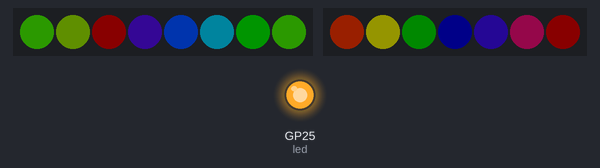
This program was run on a simulated Raspberry Pi Pico running MicroPython. On the bench: 8 RGB LEDs in strip order, left to right, 7 RGB LEDs in strip order, left to right, output pins drawn as LEDs (lit = HIGH). Dim RGB values are drawn brighter than linear.

Above: at 0.05 s.
At 0.46 s:
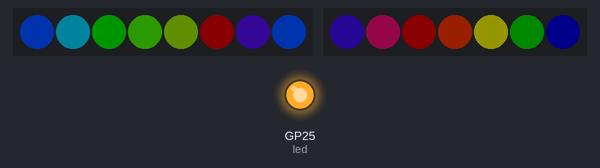
At 0.97 s:
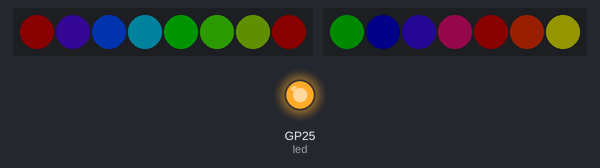
Timing chart, 0 to 40.0 s (numbered marks = the images above):
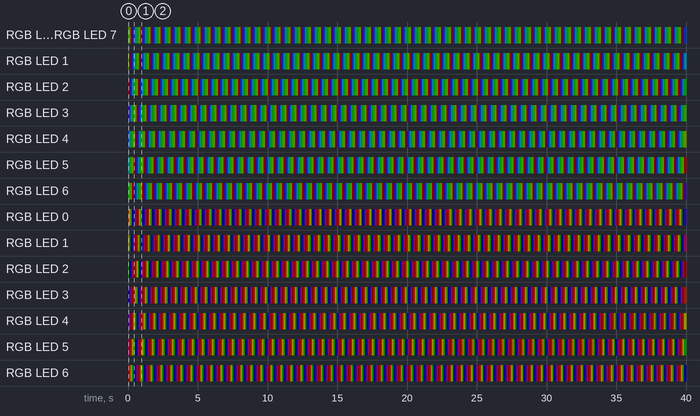

Measured:
- by itself, RGB LED 0: repeats every 0.72 s: RGB(20, 20, 0) 0.10 s, RGB(0, 10, 0) 0.10 s, RGB(0, 0, 10) 0.10 s, RGB(5, 1, 20) 0.10 s, RGB(20, 1, 10) 0.10 s, RGB(10, 0, 0) 0.10 s, RGB(25, 5, 0) 0.10 s
- by itself, RGB LED 1: repeats every 0.72 s: RGB(0, 10, 0) 0.10 s, RGB(0, 0, 10) 0.10 s, RGB(5, 1, 20) 0.10 s, RGB(20, 1, 10) 0.10 s, RGB(10, 0, 0) 0.10 s, RGB(25, 5, 0) 0.10 s, RGB(20, 20, 0) 0.10 s
- by itself, everything shown: repeats every 0.72 s, in 7 steps

The program:

NeopixelFunctions.py
```python
from neopixel import NeoPixel
from machine import Pin
from time import sleep
import uasyncio as asyncio


#TEST REMOVE LATER
RUN=True

led = Pin("LED", Pin.OUT)
led.value(1)

##  3v - 5v input
## connect Data In (GRN) to GIO1, pin 2
## Data Out (BlU) isn't used

## NeoPixel uses a RGB tuple to define colors. We can predfine these colors
## NepPixels are bright. Max values are 255, yet for this demonstration we are using a fraction of that
# COLOR = (RED, GREEN, BLUE)
RED = (10,0,0)   #JEWEL
GREEN = (0,10,0)
BLUE = (0,0,10)
PURPLE = (5,1,20)
ORANGE = (25,5,0)
PINK = (20,1,10)
YELLOW = (20,20,0)
color_list = [RED,ORANGE,YELLOW,GREEN,BLUE,PURPLE,PINK]

RED2 = (0,20,0)   #singles
ORANGE2 = (7,25,0)
YELLOW2 = (10,15,0)
GREEN2 = (10,0,0)
BLUE2 = (7,1,20)
PURPLE2 = (0,15,50)
PINK2 = (0,25,30)
OFF = (0,0,0)
color_list2 = [RED2,ORANGE2,YELLOW2,GREEN2,BLUE2,PURPLE2,PINK2]

brightness = 25
delay = .25
redJewel = (brightness,0,0)
red = (0,brightness,0)
i = 0
mode = 0

#Singles Pinout
pin2 = Pin(18, Pin.OUT)
np2 = NeoPixel(pin2, 8)

#Jewel Pinout
pin = Pin(15, Pin.OUT)
np = NeoPixel(pin, 7)

def RedpatternJ(neopixel: NeoPixel):
        for i in range(1, len(np)):
            np[i] = redJewel
            np.write()
            sleep(.1)
            np[i] = (0,0,0)

def RedpatternS(neopixel):
    for i in range(0, len(np2)-1):
        np2[i] = red
        np2.write()
        sleep(.09)
        np2[i] = (0,0,0)
    for i in range(len(np2)-1,0,-1):
        np2[i] = red
        np2.write()
        sleep(.09)
        np2[i] = (0,0,0)

def SingleInit(neopixel: NeoPixel, colorlist):
    j = 0
    for i in range(len(neopixel)):
        if j > len(colorlist)-1:
            j=0
        neopixel[i] = colorlist[j]
        j += 1
    neopixel.write()

def NextColor2(current_color2, color_list2):
#   print(current_color2)
  for i in range(len(color_list2)):
    if i == len(color_list2)-1:
        return color_list2[0]
    elif color_list2[i] == current_color2:
        return color_list2[i+1]
  # return color_list[0]

def RunPattern(neopixel: NeoPixel, colorlist):
    # while RUN:
        for i in range(len(neopixel)):
            Target_color2 = NextColor2(neopixel[i], colorlist)
            # print(f"{i}: {Target_color2}")
            neopixel[i] = Target_color2
        neopixel.write()
        # await asyncio.sleep(0.1)


def RainbowPattern(neopixel: NeoPixel, colorlist=color_list2):
    SingleInit(neopixel, colorlist)
    RunPattern(neopixel, colorlist)

# def SetMode(mode: int):
#     if mode ==1 :
#         RunPattern(np,color_list)
#         RunPattern(np2, color_list2)
#         sleep(.1)
#     elif mode == 2:
#         RedpatternJ(np2)
#         RedpatternS(np)
#         sleep(.2)
#     elif mode == 0:
#         np2.fill(OFF)
#         np.fill(OFF)

# button_a = 0
# button_b = 0

# def update():
#  while True:
#     if button_a == 1:
#         mode = 1
#     elif button_b == 1:
#        mode = 2


SingleInit(np,color_list)
SingleInit(np2,color_list2)

while True:
    RunPattern(np,color_list)
    RunPattern(np2, color_list2)
    # RedpatternJ(np2)
    # RedpatternS(np)
    sleep(0.1)
# asyncio.run(RainbowPattern(np, color_list))
# asyncio.run(RainbowPattern(np2, color_list2))
```
